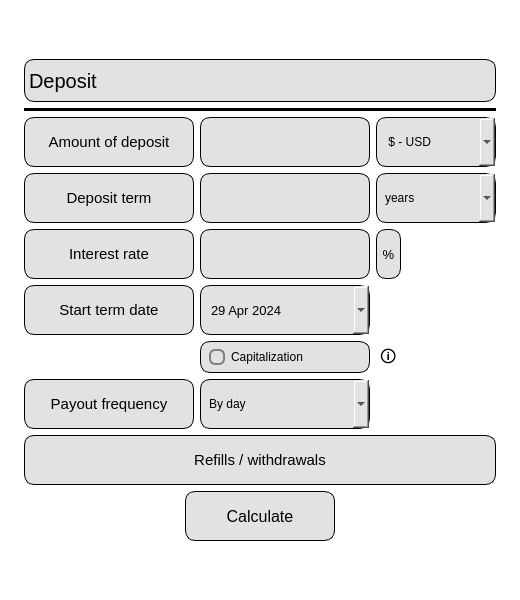
<?xml version="1.0" encoding="UTF-8"?>
<ui version="4.0">
 <class>s21_deposit</class>
 <widget class="QMainWindow" name="s21_deposit">
  <property name="geometry">
   <rect>
    <x>0</x>
    <y>0</y>
    <width>520</width>
    <height>600</height>
   </rect>
  </property>
  <property name="minimumSize">
   <size>
    <width>520</width>
    <height>600</height>
   </size>
  </property>
  <property name="maximumSize">
   <size>
    <width>520</width>
    <height>600</height>
   </size>
  </property>
  <property name="windowTitle">
   <string>Calculator (by kossadda)</string>
  </property>
  <property name="windowIcon">
   <iconset>
    <normaloff>../pics/deposit.png</normaloff>../pics/deposit.png</iconset>
  </property>
  <property name="styleSheet">
   <string notr="true"/>
  </property>
  <widget class="QWidget" name="centralwidget">
   <property name="minimumSize">
    <size>
     <width>520</width>
     <height>600</height>
    </size>
   </property>
   <property name="maximumSize">
    <size>
     <width>520</width>
     <height>600</height>
    </size>
   </property>
   <property name="styleSheet">
    <string notr="true">background-color: rgb(255, 255, 255);</string>
   </property>
   <layout class="QGridLayout" name="gridLayout">
    <item row="0" column="0">
     <layout class="QGridLayout" name="layout_1">
      <property name="leftMargin">
       <number>15</number>
      </property>
      <property name="topMargin">
       <number>15</number>
      </property>
      <property name="rightMargin">
       <number>15</number>
      </property>
      <property name="bottomMargin">
       <number>15</number>
      </property>
      <item row="13" column="0" colspan="3">
       <layout class="QHBoxLayout" name="layout_2">
        <item>
         <spacer name="spacer_2">
          <property name="orientation">
           <enum>Qt::Horizontal</enum>
          </property>
          <property name="sizeType">
           <enum>QSizePolicy::Preferred</enum>
          </property>
          <property name="sizeHint" stdset="0">
           <size>
            <width>40</width>
            <height>20</height>
           </size>
          </property>
         </spacer>
        </item>
        <item>
         <widget class="QPushButton" name="calculate">
          <property name="sizePolicy">
           <sizepolicy hsizetype="Fixed" vsizetype="Fixed">
            <horstretch>0</horstretch>
            <verstretch>0</verstretch>
           </sizepolicy>
          </property>
          <property name="minimumSize">
           <size>
            <width>150</width>
            <height>50</height>
           </size>
          </property>
          <property name="maximumSize">
           <size>
            <width>150</width>
            <height>50</height>
           </size>
          </property>
          <property name="font">
           <font>
            <pointsize>12</pointsize>
           </font>
          </property>
          <property name="styleSheet">
           <string notr="true">QPushButton {
border-radius: 10px;
background-color: rgb(226, 226, 226);
color:black;
border: 1px solid black;
}

QPushButton:pressed {
background-color: rgb(175, 97, 33);
}</string>
          </property>
          <property name="text">
           <string>Calculate</string>
          </property>
         </widget>
        </item>
        <item>
         <spacer name="spacer_1">
          <property name="orientation">
           <enum>Qt::Horizontal</enum>
          </property>
          <property name="sizeType">
           <enum>QSizePolicy::Preferred</enum>
          </property>
          <property name="sizeHint" stdset="0">
           <size>
            <width>40</width>
            <height>20</height>
           </size>
          </property>
         </spacer>
        </item>
       </layout>
      </item>
      <item row="4" column="2">
       <widget class="QComboBox" name="sum_box">
        <property name="sizePolicy">
         <sizepolicy hsizetype="Expanding" vsizetype="Expanding">
          <horstretch>0</horstretch>
          <verstretch>0</verstretch>
         </sizepolicy>
        </property>
        <property name="minimumSize">
         <size>
          <width>50</width>
          <height>35</height>
         </size>
        </property>
        <property name="maximumSize">
         <size>
          <width>16777215</width>
          <height>50</height>
         </size>
        </property>
        <property name="styleSheet">
         <string notr="true">QComboBox {
    border-radius: 10px;
    padding: 0 8px;
    background-color: rgb(226, 226, 226);
    color: black;
    border: 1px solid black;
}

QComboBox::drop-down {
    image: url(/home/kossadda/develop/C7_s21_smartcalc/src/s21_pics/down_arrow.png);
	width: 20px;
	height: 35px;
	margin-right: 5px;
}</string>
        </property>
        <item>
         <property name="text">
          <string> $ - USD</string>
         </property>
        </item>
        <item>
         <property name="text">
          <string> ₽ - RUB</string>
         </property>
        </item>
        <item>
         <property name="text">
          <string> € - EUR</string>
         </property>
        </item>
        <item>
         <property name="text">
          <string> ¥ - CNY</string>
         </property>
        </item>
        <item>
         <property name="text">
          <string> ₹ - INR</string>
         </property>
        </item>
        <item>
         <property name="text">
          <string> ₸ - KZT</string>
         </property>
        </item>
        <item>
         <property name="text">
          <string> ¥ - JPY</string>
         </property>
        </item>
        <item>
         <property name="text">
          <string> ₣ - CHF</string>
         </property>
        </item>
        <item>
         <property name="text">
          <string> ฿ - THB</string>
         </property>
        </item>
        <item>
         <property name="text">
          <string> ₾ - GEL</string>
         </property>
        </item>
       </widget>
      </item>
      <item row="5" column="2">
       <widget class="QComboBox" name="time_box">
        <property name="sizePolicy">
         <sizepolicy hsizetype="Expanding" vsizetype="Expanding">
          <horstretch>0</horstretch>
          <verstretch>0</verstretch>
         </sizepolicy>
        </property>
        <property name="minimumSize">
         <size>
          <width>50</width>
          <height>35</height>
         </size>
        </property>
        <property name="maximumSize">
         <size>
          <width>16777215</width>
          <height>50</height>
         </size>
        </property>
        <property name="styleSheet">
         <string notr="true">QComboBox {
    border-radius: 10px;
    padding: 0 8px;
    background-color: rgb(226, 226, 226);
    color: black;
    border: 1px solid black;
}

QComboBox::drop-down {
    image: url(/home/kossadda/develop/C7_s21_smartcalc/src/s21_pics/down_arrow.png);
	width: 20px;
	height: 35px;
	margin-right: 5px;
}</string>
        </property>
        <item>
         <property name="text">
          <string>years</string>
         </property>
        </item>
        <item>
         <property name="text">
          <string>months</string>
         </property>
        </item>
        <item>
         <property name="text">
          <string>days</string>
         </property>
        </item>
       </widget>
      </item>
      <item row="5" column="0">
       <widget class="QLabel" name="credit_label">
        <property name="sizePolicy">
         <sizepolicy hsizetype="Fixed" vsizetype="Expanding">
          <horstretch>0</horstretch>
          <verstretch>0</verstretch>
         </sizepolicy>
        </property>
        <property name="minimumSize">
         <size>
          <width>170</width>
          <height>35</height>
         </size>
        </property>
        <property name="maximumSize">
         <size>
          <width>16777215</width>
          <height>50</height>
         </size>
        </property>
        <property name="font">
         <font>
          <pointsize>11</pointsize>
         </font>
        </property>
        <property name="styleSheet">
         <string notr="true">border-radius: 10px;
background-color: rgb(226, 226, 226);
color:black;
border: 1px solid black;</string>
        </property>
        <property name="text">
         <string>Deposit term</string>
        </property>
        <property name="alignment">
         <set>Qt::AlignCenter</set>
        </property>
       </widget>
      </item>
      <item row="4" column="1">
       <widget class="QLineEdit" name="amount_edit">
        <property name="sizePolicy">
         <sizepolicy hsizetype="Fixed" vsizetype="Expanding">
          <horstretch>0</horstretch>
          <verstretch>0</verstretch>
         </sizepolicy>
        </property>
        <property name="minimumSize">
         <size>
          <width>170</width>
          <height>35</height>
         </size>
        </property>
        <property name="maximumSize">
         <size>
          <width>16777215</width>
          <height>50</height>
         </size>
        </property>
        <property name="font">
         <font>
          <pointsize>10</pointsize>
         </font>
        </property>
        <property name="styleSheet">
         <string notr="true">QLineEdit {
    border-radius: 10px;
    padding: 0 8px;
	background-color: rgb(226, 226, 226);
	color:black;
	border: 1px solid black;
}</string>
        </property>
        <property name="text">
         <string/>
        </property>
        <property name="placeholderText">
         <string/>
        </property>
       </widget>
      </item>
      <item row="6" column="1">
       <widget class="QLineEdit" name="percent_edit">
        <property name="sizePolicy">
         <sizepolicy hsizetype="Fixed" vsizetype="Expanding">
          <horstretch>0</horstretch>
          <verstretch>0</verstretch>
         </sizepolicy>
        </property>
        <property name="minimumSize">
         <size>
          <width>170</width>
          <height>35</height>
         </size>
        </property>
        <property name="maximumSize">
         <size>
          <width>16777215</width>
          <height>50</height>
         </size>
        </property>
        <property name="font">
         <font>
          <pointsize>10</pointsize>
         </font>
        </property>
        <property name="styleSheet">
         <string notr="true">QLineEdit {
    border-radius: 10px;
    padding: 0 8px;
	background-color: rgb(226, 226, 226);
	color:black;
	border: 1px solid black;
}</string>
        </property>
        <property name="text">
         <string/>
        </property>
        <property name="placeholderText">
         <string/>
        </property>
       </widget>
      </item>
      <item row="9" column="1">
       <widget class="QComboBox" name="payment_period">
        <property name="sizePolicy">
         <sizepolicy hsizetype="Expanding" vsizetype="Expanding">
          <horstretch>0</horstretch>
          <verstretch>0</verstretch>
         </sizepolicy>
        </property>
        <property name="minimumSize">
         <size>
          <width>170</width>
          <height>35</height>
         </size>
        </property>
        <property name="maximumSize">
         <size>
          <width>16777215</width>
          <height>50</height>
         </size>
        </property>
        <property name="styleSheet">
         <string notr="true">QComboBox {
    border-radius: 10px;
    padding: 0 8px;
    background-color: rgb(226, 226, 226);
    color: black;
    border: 1px solid black;
}

QComboBox::drop-down {
    image: url(/home/kossadda/develop/C7_s21_smartcalc/src/s21_pics/down_arrow.png);
	width: 20px;
	height: 35px;
	margin-right: 5px;
}</string>
        </property>
        <item>
         <property name="text">
          <string>By day</string>
         </property>
        </item>
        <item>
         <property name="text">
          <string>By week</string>
         </property>
        </item>
        <item>
         <property name="text">
          <string>By month</string>
         </property>
        </item>
        <item>
         <property name="text">
          <string>By quarter</string>
         </property>
        </item>
        <item>
         <property name="text">
          <string>By halfyear</string>
         </property>
        </item>
        <item>
         <property name="text">
          <string>By year</string>
         </property>
        </item>
        <item>
         <property name="text">
          <string>By end term</string>
         </property>
        </item>
       </widget>
      </item>
      <item row="9" column="0">
       <widget class="QLabel" name="freq_label">
        <property name="sizePolicy">
         <sizepolicy hsizetype="Fixed" vsizetype="Expanding">
          <horstretch>0</horstretch>
          <verstretch>0</verstretch>
         </sizepolicy>
        </property>
        <property name="minimumSize">
         <size>
          <width>170</width>
          <height>35</height>
         </size>
        </property>
        <property name="maximumSize">
         <size>
          <width>16777215</width>
          <height>50</height>
         </size>
        </property>
        <property name="font">
         <font>
          <pointsize>11</pointsize>
         </font>
        </property>
        <property name="styleSheet">
         <string notr="true">border-radius: 10px;
background-color: rgb(226, 226, 226);
color:black;
border: 1px solid black;</string>
        </property>
        <property name="text">
         <string>Payout frequency</string>
        </property>
        <property name="alignment">
         <set>Qt::AlignCenter</set>
        </property>
       </widget>
      </item>
      <item row="7" column="1">
       <widget class="QDateEdit" name="date_edit">
        <property name="sizePolicy">
         <sizepolicy hsizetype="Fixed" vsizetype="Expanding">
          <horstretch>0</horstretch>
          <verstretch>0</verstretch>
         </sizepolicy>
        </property>
        <property name="minimumSize">
         <size>
          <width>170</width>
          <height>35</height>
         </size>
        </property>
        <property name="maximumSize">
         <size>
          <width>16777215</width>
          <height>50</height>
         </size>
        </property>
        <property name="font">
         <font>
          <pointsize>10</pointsize>
         </font>
        </property>
        <property name="styleSheet">
         <string notr="true">QDateEdit {
    border-radius: 10px;
    padding: 0 8px;
	background-color: rgb(226, 226, 226);
	color:black;
	border: 1px solid black;
}

QDateEdit::drop-down {
    image: url(/home/kossadda/develop/C7_s21_smartcalc/src/s21_pics/down_arrow.png);
	width: 20px;
	height: 35px;
	margin-right: 5px;
}

QDateEdit QCalendarWidget {
    color: black;
}

QDateEdit QCalendarWidget QAbstractItemView {
    background-color: white;
    color: black;
}

QDateEdit QCalendarWidget QToolButton {
    color: black;
}

QDateEdit QCalendarWidget QToolButton QMenu {
    color: black;
}</string>
        </property>
        <property name="maximumDateTime">
         <datetime>
          <hour>18</hour>
          <minute>59</minute>
          <second>59</second>
          <year>9999</year>
          <month>12</month>
          <day>9</day>
         </datetime>
        </property>
        <property name="calendarPopup">
         <bool>true</bool>
        </property>
        <property name="date">
         <date>
          <year>2024</year>
          <month>4</month>
          <day>29</day>
         </date>
        </property>
       </widget>
      </item>
      <item row="5" column="1">
       <widget class="QLineEdit" name="time_edit">
        <property name="sizePolicy">
         <sizepolicy hsizetype="Fixed" vsizetype="Expanding">
          <horstretch>0</horstretch>
          <verstretch>0</verstretch>
         </sizepolicy>
        </property>
        <property name="minimumSize">
         <size>
          <width>170</width>
          <height>35</height>
         </size>
        </property>
        <property name="maximumSize">
         <size>
          <width>16777215</width>
          <height>50</height>
         </size>
        </property>
        <property name="font">
         <font>
          <pointsize>10</pointsize>
         </font>
        </property>
        <property name="styleSheet">
         <string notr="true">QLineEdit {
    border-radius: 10px;
    padding: 0 8px;
	background-color: rgb(226, 226, 226);
	color:black;
	border: 1px solid black;
}</string>
        </property>
        <property name="text">
         <string/>
        </property>
        <property name="placeholderText">
         <string/>
        </property>
       </widget>
      </item>
      <item row="8" column="1">
       <widget class="QCheckBox" name="capital">
        <property name="sizePolicy">
         <sizepolicy hsizetype="Fixed" vsizetype="Fixed">
          <horstretch>0</horstretch>
          <verstretch>0</verstretch>
         </sizepolicy>
        </property>
        <property name="minimumSize">
         <size>
          <width>170</width>
          <height>25</height>
         </size>
        </property>
        <property name="maximumSize">
         <size>
          <width>150</width>
          <height>40</height>
         </size>
        </property>
        <property name="styleSheet">
         <string notr="true">QCheckBox::indicator {
    border: 2px solid #808080;
    width: 12px;
    height: 12px;
    border-radius: 6px;
	color: rgb(0, 0, 0);
}

QCheckBox::indicator:checked {
    background-color: rgb(175, 97, 33);
    border: 3px solid #808080;
}

QCheckBox{
    border-radius: 10px;
    padding: 0 8px;
	background-color: rgb(226, 226, 226);
	color:black;
	border: 1px solid black;
}
</string>
        </property>
        <property name="text">
         <string>Capitalization</string>
        </property>
        <property name="tristate">
         <bool>false</bool>
        </property>
       </widget>
      </item>
      <item row="2" column="0" colspan="3">
       <widget class="QComboBox" name="depositBox">
        <property name="sizePolicy">
         <sizepolicy hsizetype="Expanding" vsizetype="Expanding">
          <horstretch>0</horstretch>
          <verstretch>0</verstretch>
         </sizepolicy>
        </property>
        <property name="minimumSize">
         <size>
          <width>0</width>
          <height>43</height>
         </size>
        </property>
        <property name="maximumSize">
         <size>
          <width>16777215</width>
          <height>43</height>
         </size>
        </property>
        <property name="font">
         <font>
          <pointsize>15</pointsize>
          <bold>false</bold>
          <underline>false</underline>
         </font>
        </property>
        <property name="styleSheet">
         <string notr="true">QComboBox {
	border-radius: 10px;
	background-color: rgb(226, 226, 226);
	border: 15px; 
	text-align: center;
	color: rgb(0, 0, 0);
	border: 1px solid black;
}

QComboBox::drop-down {
	border: none; 
}</string>
        </property>
        <property name="editable">
         <bool>false</bool>
        </property>
        <property name="placeholderText">
         <string/>
        </property>
        <property name="frame">
         <bool>true</bool>
        </property>
        <item>
         <property name="text">
          <string>Deposit</string>
         </property>
        </item>
        <item>
         <property name="text">
          <string>Engineer</string>
         </property>
        </item>
        <item>
         <property name="text">
          <string>Credit</string>
         </property>
        </item>
       </widget>
      </item>
      <item row="12" column="0" colspan="3">
       <layout class="QVBoxLayout" name="layout_3"/>
      </item>
      <item row="6" column="0">
       <widget class="QLabel" name="interest_label">
        <property name="sizePolicy">
         <sizepolicy hsizetype="Fixed" vsizetype="Expanding">
          <horstretch>0</horstretch>
          <verstretch>0</verstretch>
         </sizepolicy>
        </property>
        <property name="minimumSize">
         <size>
          <width>170</width>
          <height>35</height>
         </size>
        </property>
        <property name="maximumSize">
         <size>
          <width>16777215</width>
          <height>50</height>
         </size>
        </property>
        <property name="font">
         <font>
          <pointsize>11</pointsize>
         </font>
        </property>
        <property name="styleSheet">
         <string notr="true">border-radius: 10px;
background-color: rgb(226, 226, 226);
color:black;
border: 1px solid black;</string>
        </property>
        <property name="text">
         <string>Interest rate</string>
        </property>
        <property name="alignment">
         <set>Qt::AlignCenter</set>
        </property>
       </widget>
      </item>
      <item row="4" column="0">
       <widget class="QLabel" name="amount_label">
        <property name="sizePolicy">
         <sizepolicy hsizetype="Fixed" vsizetype="Expanding">
          <horstretch>0</horstretch>
          <verstretch>0</verstretch>
         </sizepolicy>
        </property>
        <property name="minimumSize">
         <size>
          <width>170</width>
          <height>35</height>
         </size>
        </property>
        <property name="maximumSize">
         <size>
          <width>16777215</width>
          <height>50</height>
         </size>
        </property>
        <property name="font">
         <font>
          <pointsize>11</pointsize>
         </font>
        </property>
        <property name="styleSheet">
         <string notr="true">border-radius: 10px;
background-color: rgb(226, 226, 226);
color:black;
border: 1px solid black;</string>
        </property>
        <property name="text">
         <string>Amount of deposit</string>
        </property>
        <property name="alignment">
         <set>Qt::AlignCenter</set>
        </property>
       </widget>
      </item>
      <item row="7" column="0">
       <widget class="QLabel" name="loan_label">
        <property name="sizePolicy">
         <sizepolicy hsizetype="Fixed" vsizetype="Expanding">
          <horstretch>0</horstretch>
          <verstretch>0</verstretch>
         </sizepolicy>
        </property>
        <property name="minimumSize">
         <size>
          <width>170</width>
          <height>35</height>
         </size>
        </property>
        <property name="maximumSize">
         <size>
          <width>16777215</width>
          <height>50</height>
         </size>
        </property>
        <property name="font">
         <font>
          <pointsize>11</pointsize>
         </font>
        </property>
        <property name="styleSheet">
         <string notr="true">border-radius: 10px;
background-color: rgb(226, 226, 226);
color:black;
border: 1px solid black;</string>
        </property>
        <property name="text">
         <string>Start term date</string>
        </property>
        <property name="alignment">
         <set>Qt::AlignCenter</set>
        </property>
       </widget>
      </item>
      <item row="8" column="2">
       <widget class="QLabel" name="info_label">
        <property name="sizePolicy">
         <sizepolicy hsizetype="Fixed" vsizetype="Fixed">
          <horstretch>0</horstretch>
          <verstretch>0</verstretch>
         </sizepolicy>
        </property>
        <property name="font">
         <font>
          <pointsize>12</pointsize>
         </font>
        </property>
        <property name="toolTip">
         <string>&lt;html&gt;&lt;head/&gt;&lt;body&gt;&lt;p&gt;Capitalization is a property of a deposit in which the accrued interest is not given to the holder, but is added to the deposit. Thus, the deposit amount grows with each interest payment.&lt;/p&gt;&lt;/body&gt;&lt;/html&gt;</string>
        </property>
        <property name="styleSheet">
         <string notr="true">QToolTip {
    padding: 0 8px;
	background-color: rgb(226, 226, 226);
	color:black;
	border: 1px solid black;
}

QLabel {
	margin-top: 3px;
	color:black;
}
</string>
        </property>
        <property name="text">
         <string>🛈</string>
        </property>
       </widget>
      </item>
      <item row="6" column="2">
       <widget class="QLabel" name="percent_label">
        <property name="sizePolicy">
         <sizepolicy hsizetype="Fixed" vsizetype="Expanding">
          <horstretch>0</horstretch>
          <verstretch>0</verstretch>
         </sizepolicy>
        </property>
        <property name="minimumSize">
         <size>
          <width>0</width>
          <height>35</height>
         </size>
        </property>
        <property name="maximumSize">
         <size>
          <width>25</width>
          <height>50</height>
         </size>
        </property>
        <property name="font">
         <font>
          <pointsize>10</pointsize>
         </font>
        </property>
        <property name="styleSheet">
         <string notr="true">border-radius: 10px;
background-color: rgb(226, 226, 226);
color:black;
border: 1px solid black;</string>
        </property>
        <property name="text">
         <string>%</string>
        </property>
        <property name="alignment">
         <set>Qt::AlignCenter</set>
        </property>
       </widget>
      </item>
      <item row="3" column="0" colspan="3">
       <widget class="Line" name="line_3">
        <property name="minimumSize">
         <size>
          <width>0</width>
          <height>1</height>
         </size>
        </property>
        <property name="styleSheet">
         <string notr="true">background-color: rgb(0, 0, 0);</string>
        </property>
        <property name="orientation">
         <enum>Qt::Horizontal</enum>
        </property>
       </widget>
      </item>
      <item row="10" column="0" colspan="3">
       <widget class="QLabel" name="payment">
        <property name="sizePolicy">
         <sizepolicy hsizetype="Preferred" vsizetype="Preferred">
          <horstretch>0</horstretch>
          <verstretch>0</verstretch>
         </sizepolicy>
        </property>
        <property name="minimumSize">
         <size>
          <width>0</width>
          <height>35</height>
         </size>
        </property>
        <property name="maximumSize">
         <size>
          <width>1558154</width>
          <height>50</height>
         </size>
        </property>
        <property name="font">
         <font>
          <pointsize>11</pointsize>
         </font>
        </property>
        <property name="styleSheet">
         <string notr="true">border-radius: 10px;
background-color: rgb(226, 226, 226);
color:black;
	border: 1px solid black;</string>
        </property>
        <property name="text">
         <string>Refills / withdrawals</string>
        </property>
        <property name="alignment">
         <set>Qt::AlignCenter</set>
        </property>
       </widget>
      </item>
     </layout>
    </item>
   </layout>
  </widget>
 </widget>
 <resources/>
 <connections/>
</ui>
